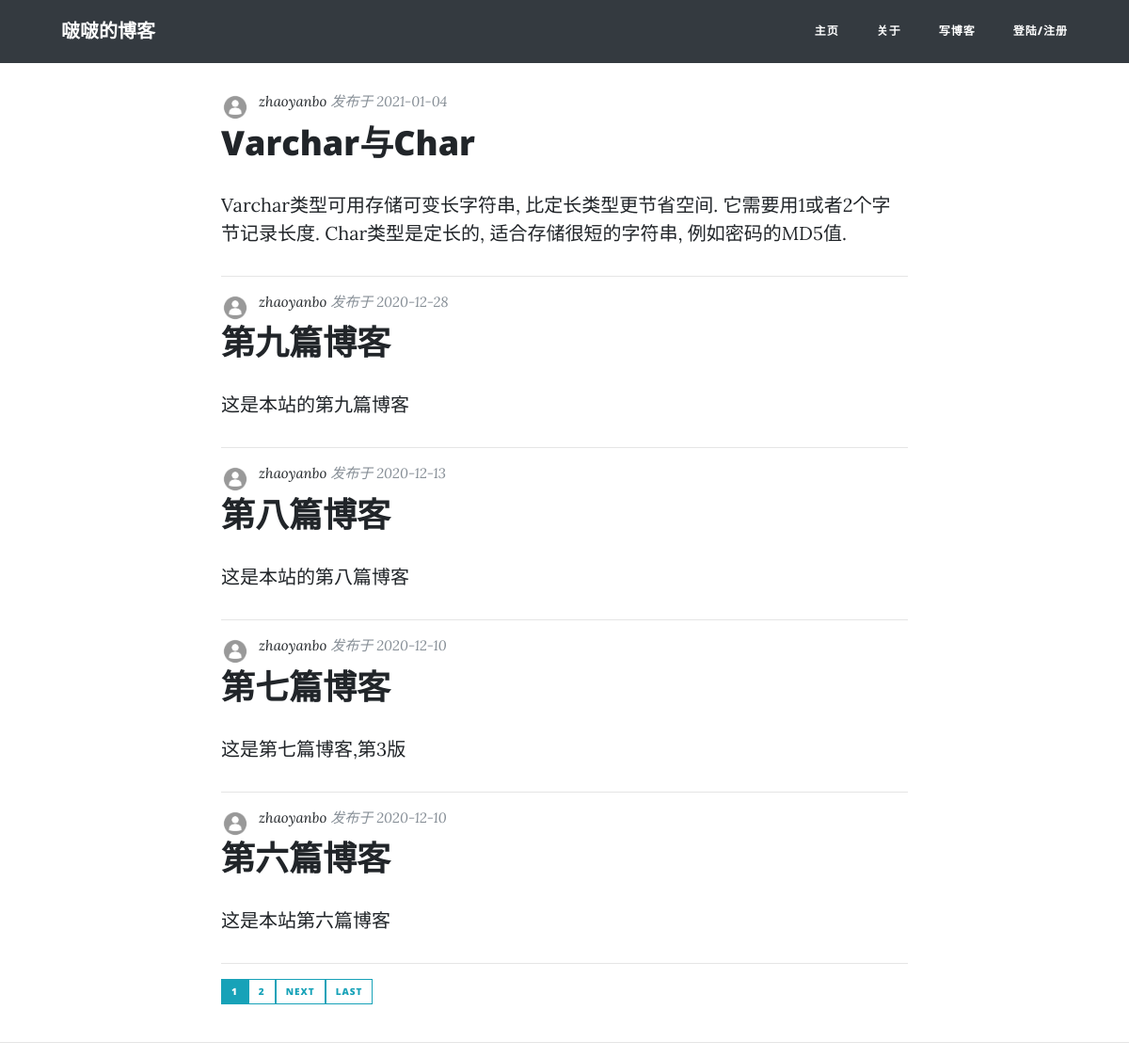
Before: / with the older database file.
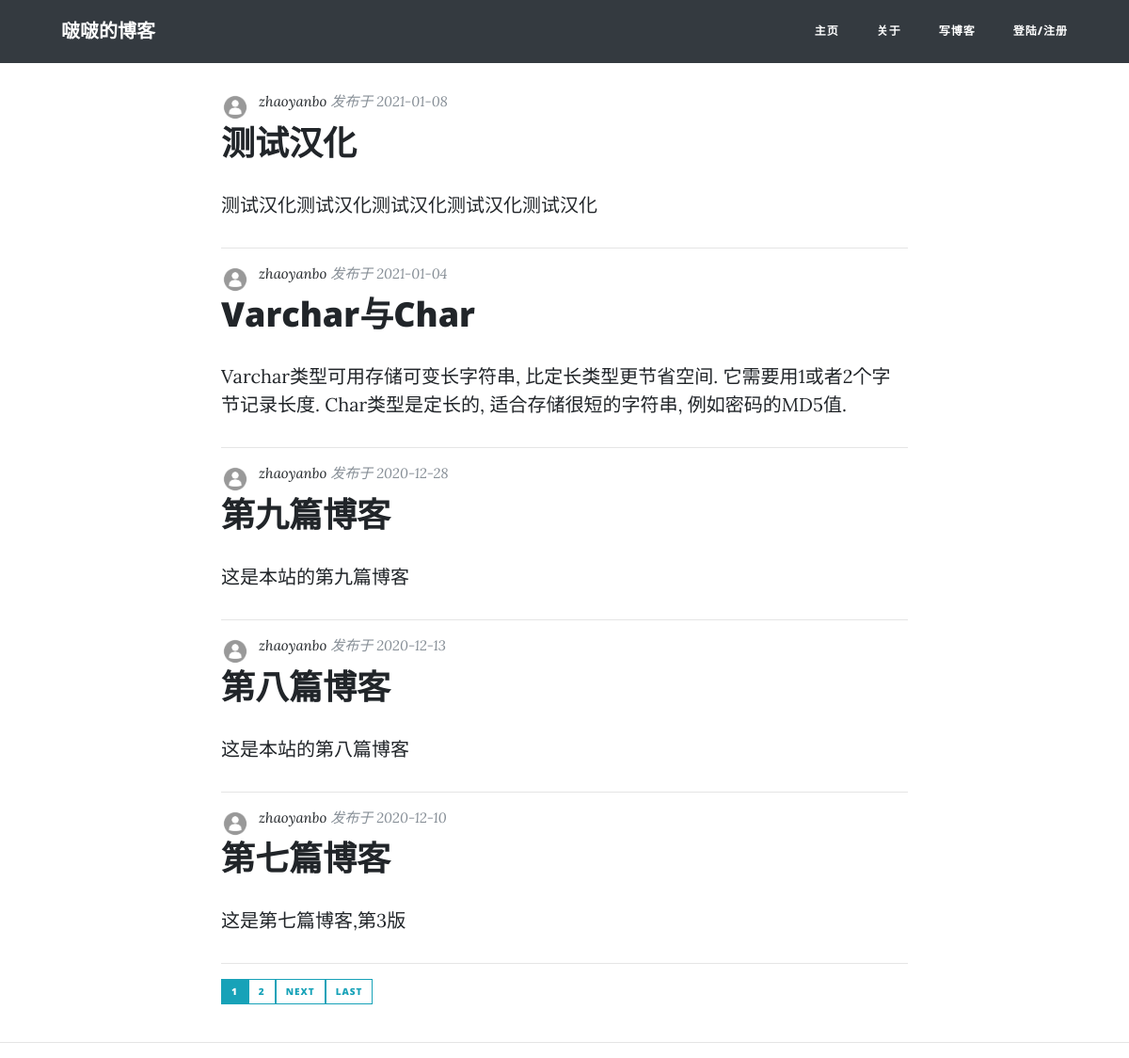
After: the same page with the newer database file.
### blog/models.py (models this page shows, shortened)
class Post(models.Model):
    title = models.CharField(max_length=50)
    pub_date = models.DateTimeField(default=timezone.now)
    content = models.TextField()
    author = models.ForeignKey(User, on_delete=models.CASCADE)

### users/models.py (models this page shows, shortened)
class Profile(models.Model):
    user = models.OneToOneField(User, on_delete=models.CASCADE)
    profile_pic = models.ImageField(default='default.jpg', upload_to='media/profile_pics')

### blog/views.py (the view)
# urls.py: path('', PostListView.as_view(), name='blog-home'),
class PostListView(ListView):
    model = Post
    template_name = 'blog/home.html'
    context_object_name = 'posts'
    ordering = ['-pub_date']
    paginate_by = 5

### blog/templates/blog/home.html (shortened to what this page needs)
{% extends "blog/base.html"  %}
{% block content %}
<div class="container">
  <div class="row">
    <div class="col-lg-8 col-md-10 mx-auto">
      {% for post in posts %}
      <div class="post-preview">
        <div class="author-thumbnail">
          <img class="rounded-circle author-img" src="{{ post.author.profile.profile_pic.url }}">
        </div>
        <div class="post-meta">
          <a href="">{{ post.author }}</a>
          发布于 {{ post.pub_date|date:"Y-m-d" }}
        </div>
      </div>
      <div class="post-preview">
        <a href="{% url 'post-detail' post.id %}">
          <h2 class="post-title">
            {{ post.title }}
          </h2>
        </a>
        <p class="">
          {{ post.content }}
        </p>
      </div>
      <hr>
      {% endfor %}
      <div class="pagination">
        {% if is_paginated %}
          {% for num in page_obj.paginator.page_range %}
            {% if page_obj.number == num %}
              <a class="btn btn-info btn-sm mb-4" href="?page={{ num }}">{{ num }}</a>
            {% elif num > page_obj.number|add:'-3' and num < page_obj.number|add:'3'%}
              <a class="btn btn-outline-info btn-sm mb-4" href="?page={{ num }}">{{ num }}</a>
            {% endif %}
          {% endfor %}
          {% if page_obj.has_next %}
            <a class="btn btn-outline-info btn-sm mb-4" href="?page={{ page_obj.next_page_number }}">next</a>
            <a class="btn btn-outline-info btn-sm mb-4" href="?page={{ page_obj.paginator.num_pages }}">Last</a>
          {% endif %}
        {% endif %}
      </div>
    </div>
  </div>
</div>
{% endblock content %}

Changed rows visible on the page:
no longer on this page (row unchanged): Post: author.profile.profile_pic (placeholder picture), author "zhaoyanbo", pub_date "2020-12-10", title "第六篇博客", content "这是本站第六篇博客"
added Post: author.profile.profile_pic (placeholder picture), author "zhaoyanbo", pub_date "2021-01-08", title "测试汉化", content "测试汉化测试汉化测试汉化测试汉化测试汉化"
